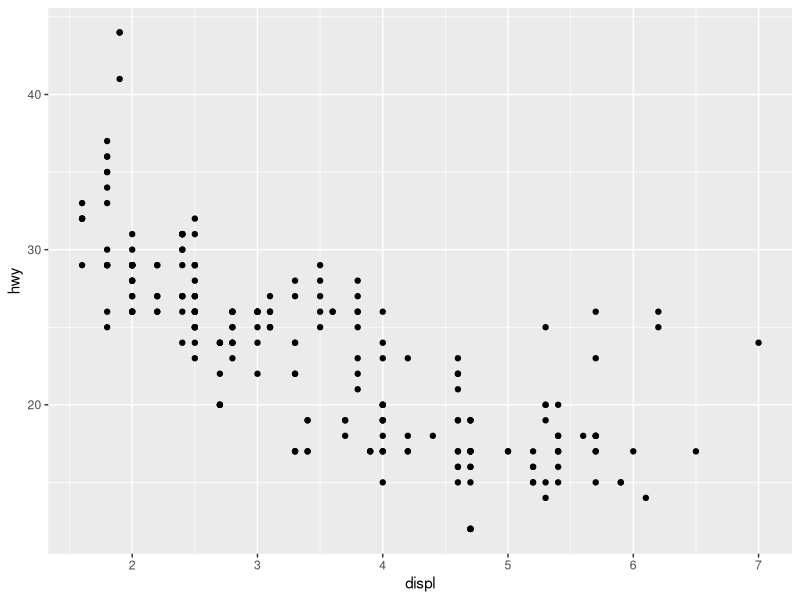
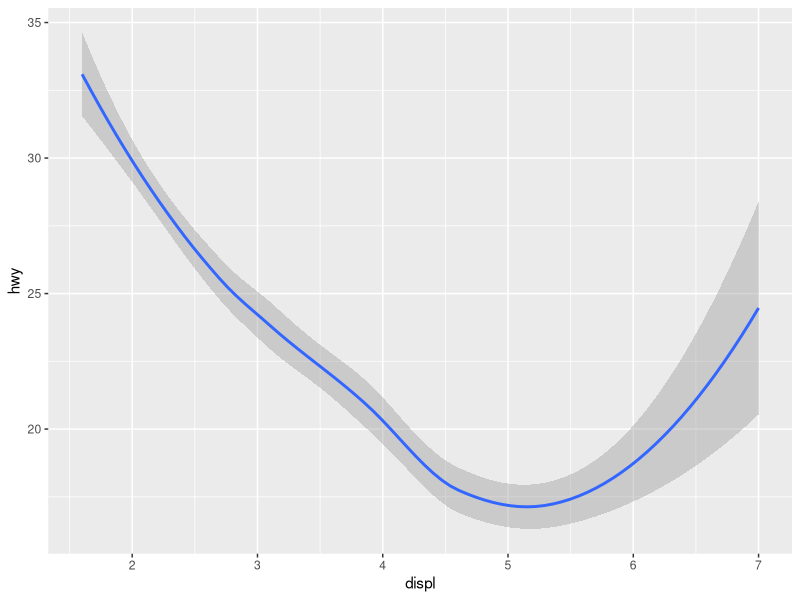
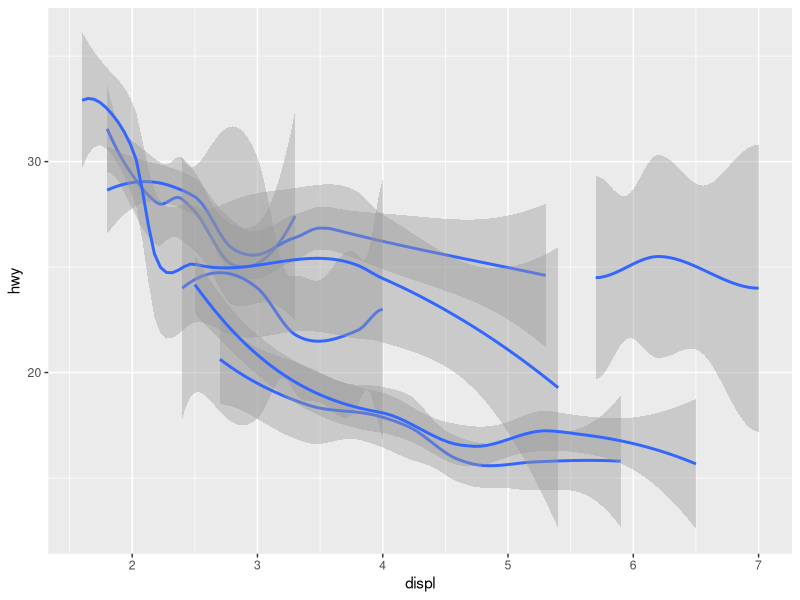
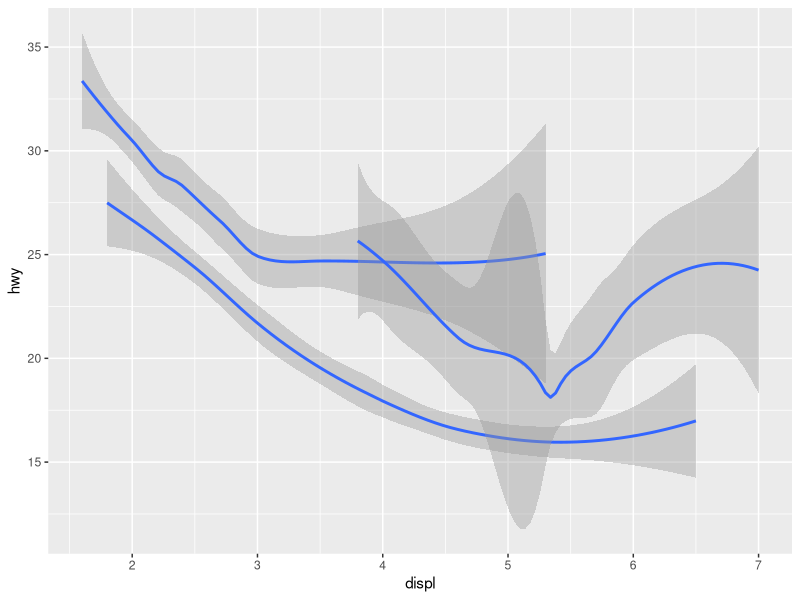
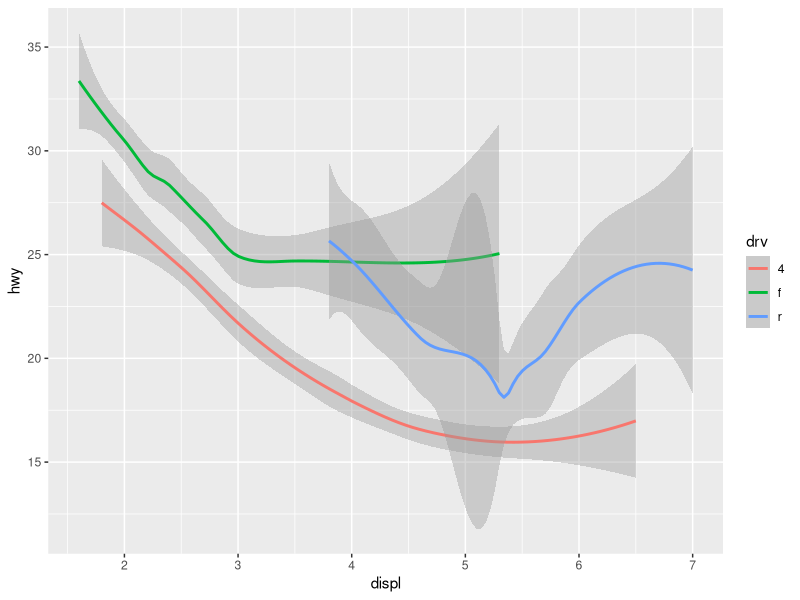
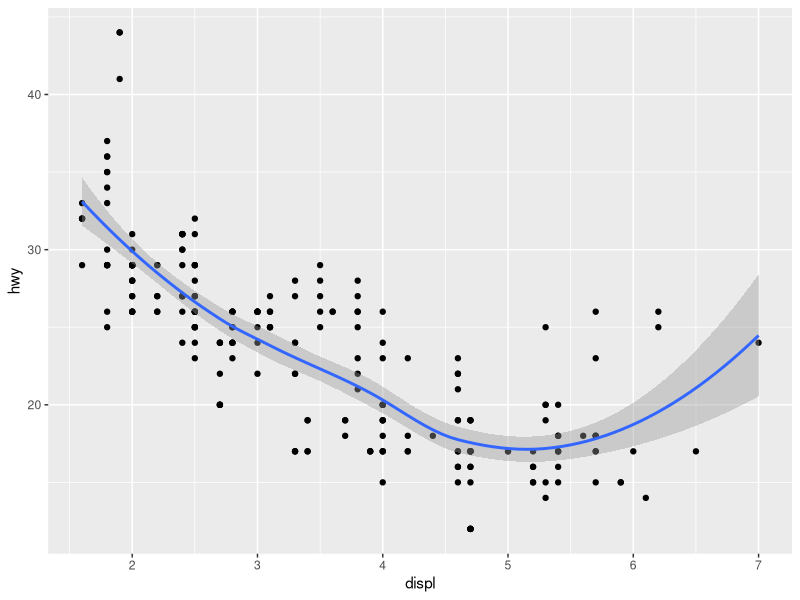
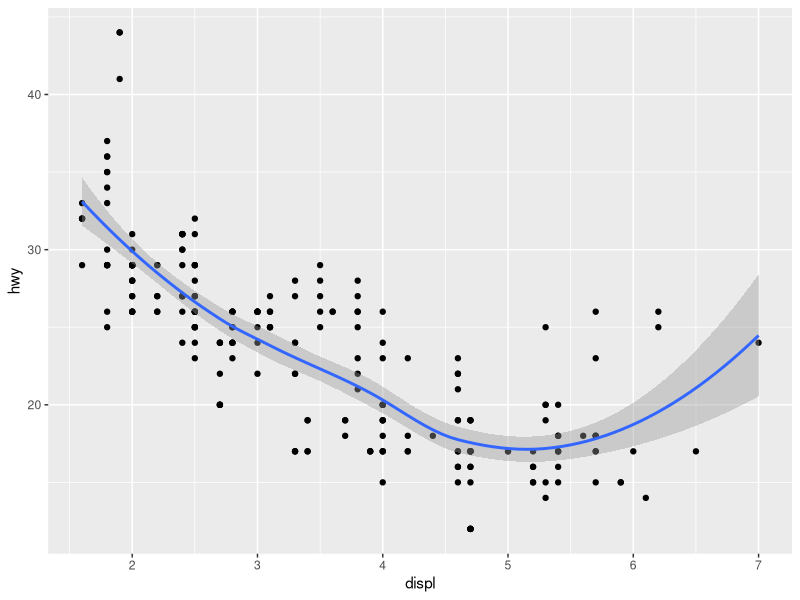
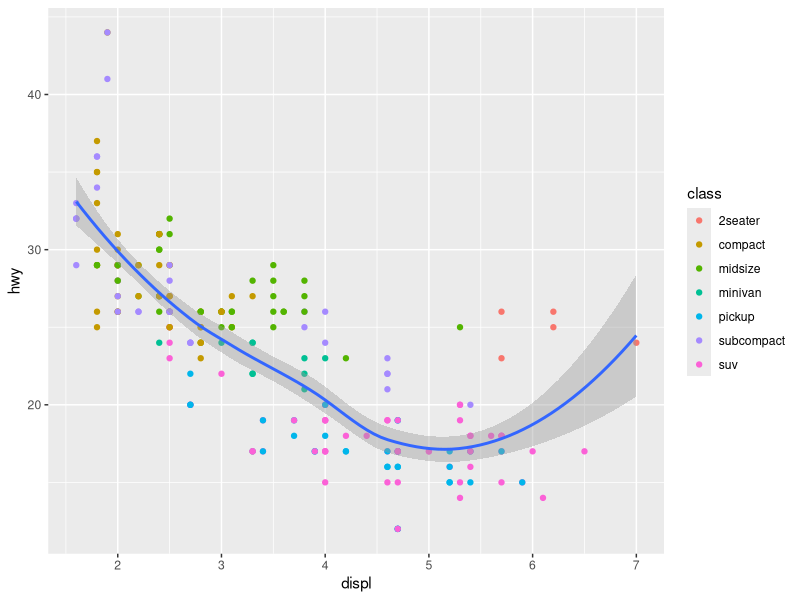

R code for these plots, in order:
# Different types of graphs
library(tidyverse)
ggplot(data = mpg) + 
  geom_point(mapping = aes(x = displ, y = hwy))

ggplot(data = mpg) + 
  geom_smooth(mapping = aes(x = displ, y = hwy))

ggplot(data = mpg) +
  geom_smooth(mapping = aes(x = displ, y = hwy, group = class))

ggplot(data = mpg) +
  geom_smooth(mapping = aes(x = displ, y = hwy, group = drv))

ggplot(data = mpg) +
  geom_smooth(mapping = aes(x = displ, y = hwy, group = drv, colour = drv))

ggplot(data = mpg) + 
  geom_point(mapping = aes(x = displ, y = hwy)) +
  geom_smooth(mapping = aes(x = displ, y = hwy))

ggplot(data = mpg, mapping = aes(x = displ, y = hwy)) + 
  geom_point() + 
  geom_smooth()

ggplot(data = mpg, mapping = aes(x = displ, y = hwy)) + 
  geom_point(mapping = aes(colour = class)) + 
  geom_smooth()

#Exercise Questions
ggplot(data = mpg, mapping = aes(x = displ, y = hwy)) + 
  geom_point(mapping = aes(size = 4)) + 
  geom_smooth()

ggplot(data = mpg, mapping = aes(x = displ, y = hwy)) + 
  geom_point(mapping = aes(size = 2)) + 
  geom_smooth(mapping = aes(group = drv))

ggplot(data = mpg, mapping = aes(x = displ, y = hwy)) + 
  geom_point(mapping = aes(colour = drv)) + 
  geom_smooth(mapping = aes(colour = drv))

ggplot(data = mpg, mapping = aes(x = displ, y = hwy)) + 
  geom_point(mapping = aes(colour = drv)) + 
  geom_smooth()

ggplot(data = mpg, mapping = aes(x = displ, y = hwy)) + 
  geom_point(mapping = aes(colour = drv)) + 
  geom_smooth(mapping = aes(linetype = drv))

ggplot(data = mpg, mapping = aes(x = displ, y = hwy)) + 
  geom_point(mapping = aes(colour = drv)) 
